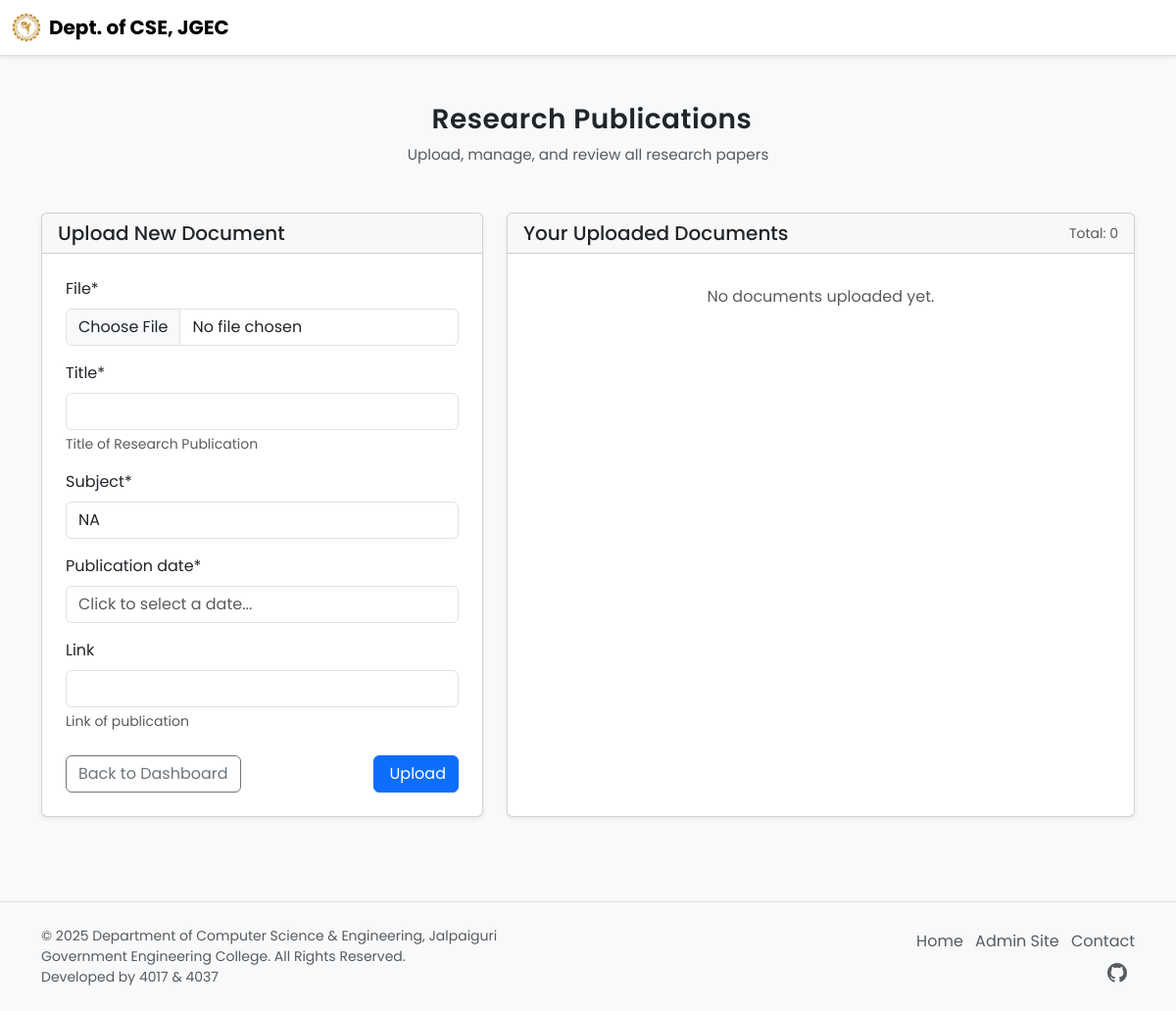
Page /SamarjitCSE27/research/ (signed in) on the earlier database version.
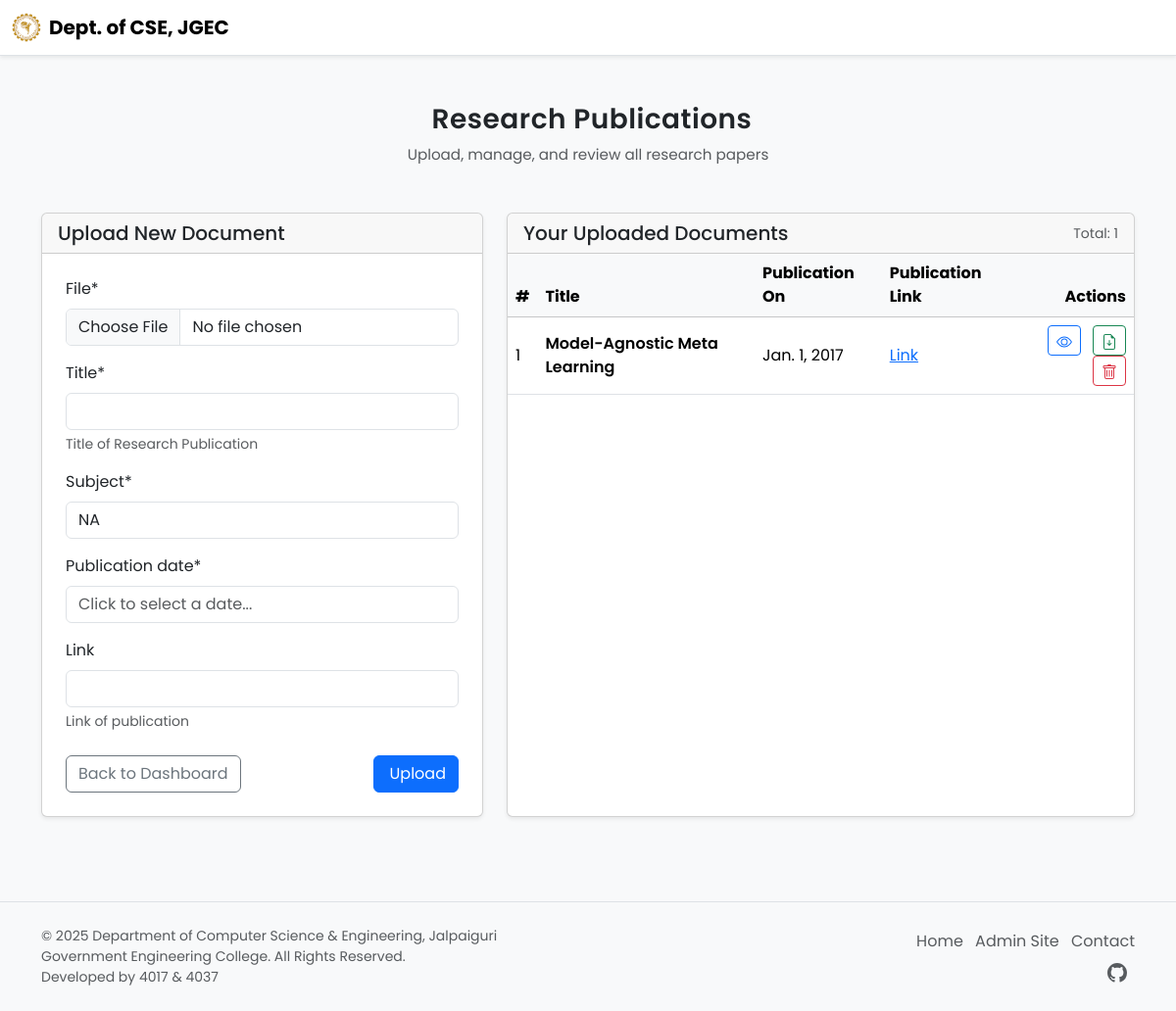
Same page on the later database version.
### faculty/models.py (models this page shows, shortened)
class ResearchPublications(models.Model):
    faculty=models.ForeignKey(FacultyProfile,on_delete=models.CASCADE,related_name="research")
    file=models.FileField(upload_to="docs/research")
    title=models.CharField(max_length=100)
    subject=models.CharField(max_length=50,default="NA")
    publication_date=models.DateField()
    link=models.URLField(blank=True)

### faculty/views.py (the view)
# urls.py: path('research/',research,name="research"),
@login_required
def research(request,faculty):
    faculty_profile=FacultyProfile.objects.get(user=request.user)
    if request.method=="POST":
        form=UploadResearchForm(request.POST,request.FILES)
        if form.is_valid():
            instance=form.save(commit=False)
            instance.faculty=request.user.facultyprofile
            instance.save()
            messages.success(request,"Paper uploaded successfully!")
            return redirect('research',faculty=request.user.username)
    else:
        form=UploadResearchForm()
    docs_list=ResearchPublications.objects.filter(faculty=faculty_profile)
    return render(request,"faculty/research.html",{"faculty":faculty_profile,"form":form,"docs_list":docs_list})

### faculty/forms.py
class UploadResearchForm(forms.ModelForm):
    class Meta:
        model=ResearchPublications
        exclude=('faculty',)
        widgets = {
            'publication_date': forms.TextInput(
                attrs={
                    'class': 'datepicker',
                    'placeholder': 'Click to select a date...'
                }
            )
        }
    def __init__(self,*args,**kwargs):
        super().__init__(*args,**kwargs)
        self.fields['title'].help_text="Title of Research Publication"
        self.fields['link'].help_text="Link of publication"

### faculty/templates/faculty/research.html (shortened to what this page needs)
{% extends "faculty/dashboard.html" %}
{% load crispy_forms_tags %}
{% load static %}
{% block content %}
  <div class="text-center my-5">
    <h3 class="fw-semibold mb-2" style="letter-spacing: 0.5px;">
      Research Publications
    </h3>
    <p class="text-muted" style="font-size: 0.95rem;">
      Upload, manage, and review all research papers
    </p>
  </div>
<div class="container my-5">
  <div class="row g-4">
    <div class="col-lg-5">
      <div class="card shadow-sm">
        <div class="card-header">
          <h5 class="mb-0">Upload New Document</h5>
        </div>
        <div class="card-body p-4">
          <form method="post" enctype="multipart/form-data">
            {{ form | crispy }}
            <div class="d-flex justify-content-between align-items-center mt-4">
                <a href="{% url 'dashboard' faculty.user.username %}" class="btn btn-outline-secondary">
                    Back to Dashboard
                </a>
                <button type="submit" class="btn btn-primary">
                     Upload
                </button>
            </div>
          </form>
        </div>
      </div>
    </div>
    <div class="col-lg-7">
      <div class="card shadow-sm h-100">
        <div class="card-header d-flex justify-content-between align-items-center">
          <h5 class="mb-0">Your Uploaded Documents</h5>
          <small class="text-muted">Total: {{ docs_list.count }}</small>
        </div>
        <div class="card-body p-0" style="max-height: 500px; overflow-y: auto;">
          {% if docs_list %}
          <table class="table table-hover align-middle mb-0">
            <thead class="table-light sticky-top">
              <tr>
                <th scope="col">#</th>
                <th scope="col">Title</th>
                <th scope="col">Publication On</th>
                <th scope="col">Publication Link</th>
                <th scope="col" class="text-end">Actions</th>
              </tr>
            </thead>
            <tbody>
              {% for doc in docs_list %}
              <tr>
                <td>{{ forloop.counter }}</td>
                <td class="fw-semibold">{{ doc.title }}</td>
                <td>{{ doc.publication_date }}</td>
                <td><a href="{{ doc.link }}" target="_blank">Link</a> </td>
                <td class="text-end">
                  <a href="{{ doc.file.url }}" target="_blank" class="btn btn-sm btn-outline-primary me-2">
                  </a>
                  <a href="{{ doc.file.url }}" download class="btn btn-sm btn-outline-success">
                  </a>
                  <button type="button" class="btn btn-sm btn-outline-danger ml-2"
                                            data-bs-toggle="modal"
                                            data-bs-target="#deleteDocModal"
                                            data-doc-id="{{ doc.id }}"
                                            data-doc-title="{{ doc.title }}">
                  </button>
                </td>
              </tr>
              {% endfor %}
            </tbody>
          </table>
          {% else %}
          <div class="p-4 text-center text-muted">
            No documents uploaded yet.
          </div>
          {% endif %}
        </div>
      </div>
    </div>
  </div>
</div>
{% endblock content %}

Differences in the rows shown:
added ResearchPublications: title "Model-Agnostic Meta Learning", publication_date "Jan. 1, 2017"
Other differences:
{{ docs_list.count }}: "0" → "1"
text no longer shown: "No documents uploaded yet."
text now shown: "# Title Publication On Publication Link Actions"
